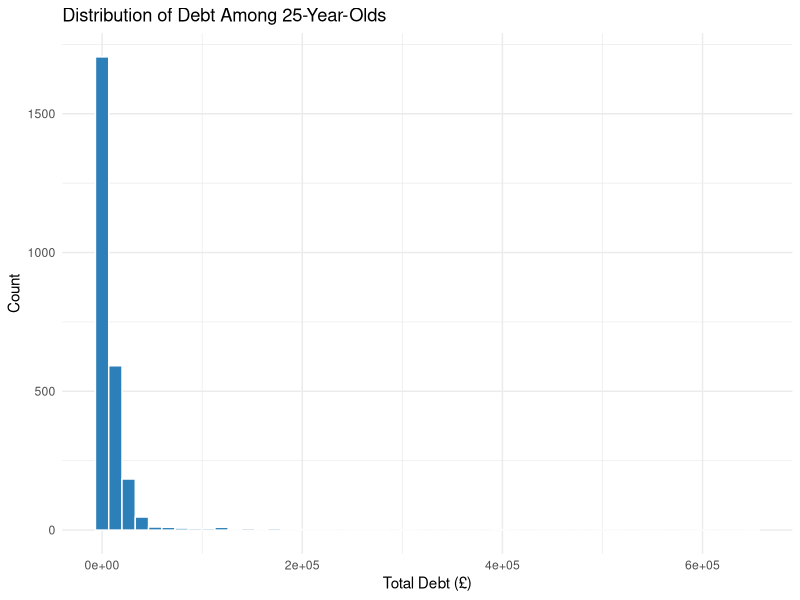
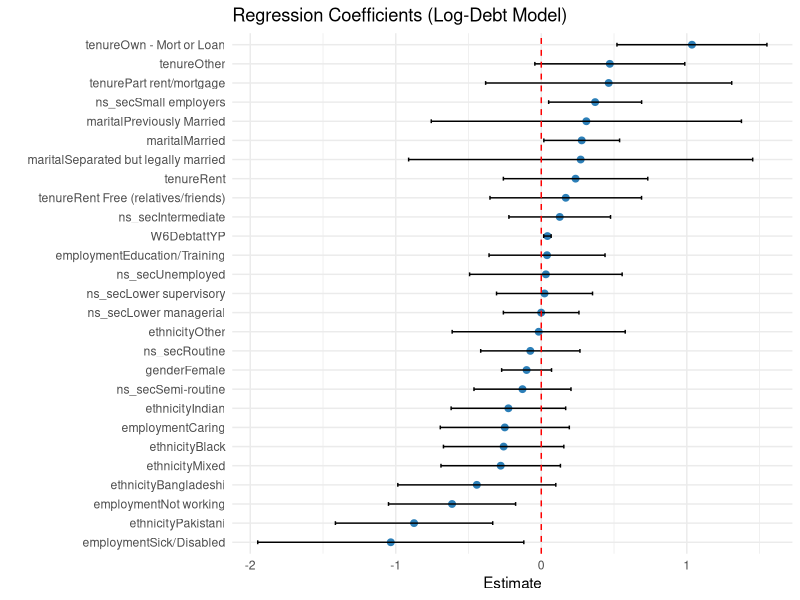
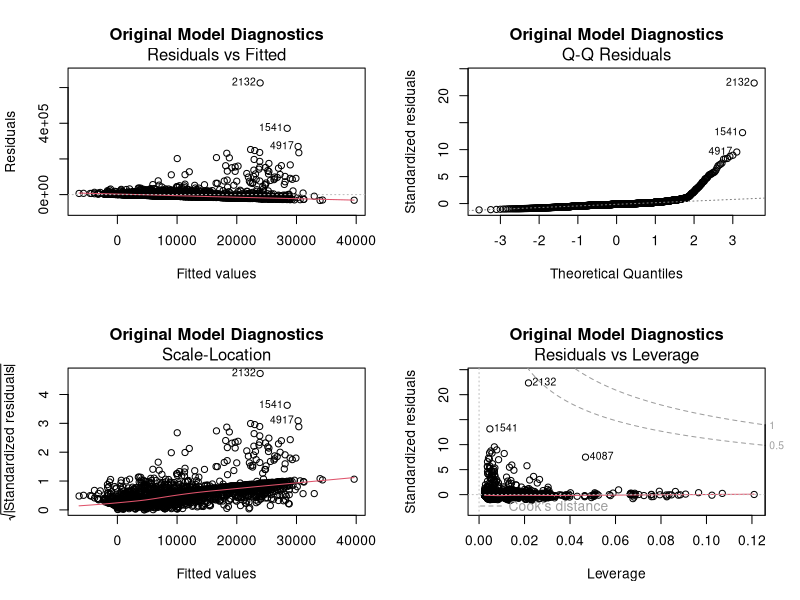
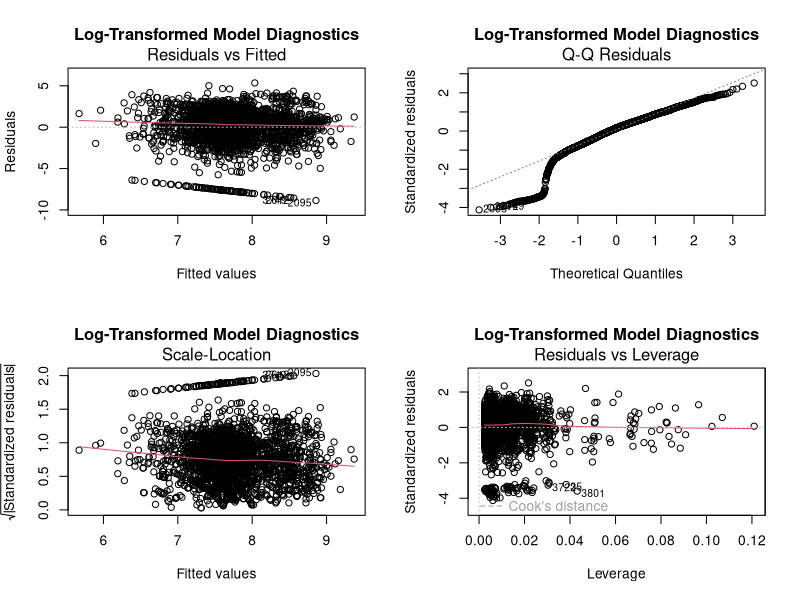
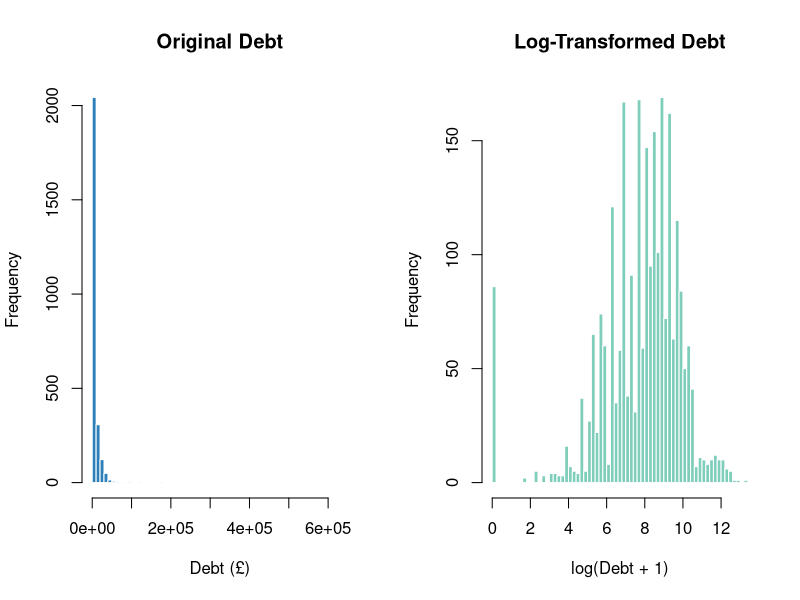

Write R code to recreate these figures, in order.
## ---- chunk 1
library(ggplot2)
library(broom)
library(dplyr)
## ---- chunk 2
d <- read.csv("ST447_Data.csv")
## ---- chunk 3
summary(d$W8QDEB2)

# Remove NAs and filter for non-negative values
debt <- d$W8QDEB2[!is.na(d$W8QDEB2) & d$W8QDEB2 >= 0]
summary(debt)
length(debt)
## ---- chunk 4
invalid_counts <- data.frame(
  Variable = c("Marital Status", "Employment", "Gender", "Tenure",
                "NS-SEC Class", "Ethnic Group", "Debt Attitude"),
  Invalid_Values = c(
    sum(d$W8DMARSTAT < 0),
    sum(d$W8DACTIVITYC < 0),
    sum(d$W8CMSEX < 0),
    sum(d$W8TENURE < 0),
    sum(d$W1nssecfam < 0),
    sum(d$W1ethgrpYP < 0),
    sum(d$W6DebtattYP < 0)
  )
)
invalid_counts
## ---- chunk 5
debt_valid <- d[d$W8QDEB2 >= 0, ]
n_valid_debt <- nrow(debt_valid)

reg_data <- d[d$W8QDEB2 >= 0 & 
              d$W8DMARSTAT >= 0 & 
              d$W8DACTIVITYC >= 0 & 
              d$W8CMSEX >= 0 & 
              d$W8TENURE >= 0 &
              d$W1nssecfam >= 0 &
              d$W1ethgrpYP >= 0 &
              d$W6DebtattYP >= 0, ]

n_sample <- nrow(reg_data)

cat("Valid debt observations:", n_valid_debt, "\n")
cat("Final analysis sample:", n_sample, "\n")
cat("Percentage retained:", round(n_sample / n_valid_debt * 100, 1), "%\n")
## ---- chunk 6
# Group activity codes into meaningful employment categories (per LSYPE codebook)
reg_data$employment <- NA
reg_data$employment[reg_data$W8DACTIVITYC %in% c(1, 2)] <- "Employed"
reg_data$employment[reg_data$W8DACTIVITYC %in% c(5, 6, 7)] <- "Education/Training"
reg_data$employment[reg_data$W8DACTIVITYC %in% c(3, 4)] <- "Not working"
reg_data$employment[reg_data$W8DACTIVITYC == 8] <- "Sick/Disabled"
reg_data$employment[reg_data$W8DACTIVITYC == 9] <- "Caring"

reg_data$employment <- factor(reg_data$employment)
reg_data$employment <- relevel(reg_data$employment, ref = "Employed")
## ---- chunk 7
reg_data$gender <- factor(reg_data$W8CMSEX,
                          levels = c(1, 2),
                          labels = c("Male", "Female"))

reg_data$tenure <- NA
reg_data$tenure[reg_data$W8TENURE == 1] <- "Own - Outright"
reg_data$tenure[reg_data$W8TENURE == 2] <- "Own - Mort or Loan"
reg_data$tenure[reg_data$W8TENURE == 3] <- "Part rent/mortgage"
reg_data$tenure[reg_data$W8TENURE == 4] <- "Rent"
reg_data$tenure[reg_data$W8TENURE == 5] <- "Rent Free (relatives/friends)"
reg_data$tenure[reg_data$W8TENURE %in% c(6, 7)] <- "Other"

reg_data$tenure <- factor(reg_data$tenure)
reg_data$tenure <- relevel(reg_data$tenure, ref = "Own - Outright")
## ---- chunk 8
reg_data$marital <- NA
reg_data$marital[reg_data$W8DMARSTAT == 1] <- "Single"
reg_data$marital[reg_data$W8DMARSTAT == 2] <- "Married"
reg_data$marital[reg_data$W8DMARSTAT == 3] <- "Separated but legally married"
reg_data$marital[reg_data$W8DMARSTAT %in% c(4, 5)] <- "Previously Married"

reg_data$marital <- factor(reg_data$marital)
reg_data$marital <- relevel(reg_data$marital, ref = "Single")
## ---- chunk 9
reg_data$ns_sec <- NA
reg_data$ns_sec[reg_data$W1nssecfam == 1] <- "Higher managerial"
reg_data$ns_sec[reg_data$W1nssecfam == 2] <- "Lower managerial"
reg_data$ns_sec[reg_data$W1nssecfam == 3] <- "Intermediate"
reg_data$ns_sec[reg_data$W1nssecfam == 4] <- "Small employers"
reg_data$ns_sec[reg_data$W1nssecfam == 5] <- "Lower supervisory"
reg_data$ns_sec[reg_data$W1nssecfam == 6] <- "Semi-routine"
reg_data$ns_sec[reg_data$W1nssecfam == 7] <- "Routine"
reg_data$ns_sec[reg_data$W1nssecfam == 8] <- "Unemployed"

reg_data$ns_sec <- factor(reg_data$ns_sec)
reg_data$ns_sec <- relevel(reg_data$ns_sec, ref = "Higher managerial")
## ---- chunk 10
reg_data$ethnicity <- NA
reg_data$ethnicity[reg_data$W1ethgrpYP == 1] <- "White"
reg_data$ethnicity[reg_data$W1ethgrpYP == 2] <- "Mixed"
reg_data$ethnicity[reg_data$W1ethgrpYP == 3] <- "Indian"
reg_data$ethnicity[reg_data$W1ethgrpYP == 4] <- "Pakistani"
reg_data$ethnicity[reg_data$W1ethgrpYP == 5] <- "Bangladeshi"
reg_data$ethnicity[reg_data$W1ethgrpYP %in% c(6, 7)] <- "Black"
reg_data$ethnicity[reg_data$W1ethgrpYP == 8] <- "Other"

reg_data$ethnicity <- factor(reg_data$ethnicity)
reg_data$ethnicity <- relevel(reg_data$ethnicity, ref = "White")
## ---- chunk 11
summary(reg_data$W8QDEB2)
cat("Zero debt:", round(sum(reg_data$W8QDEB2 == 0) / n_sample * 100, 2), "%\n")
## ---- chunk 12
ggplot(reg_data, aes(x = W8QDEB2)) +
  geom_histogram(bins = 50, fill = "#2c7fb8", color = "white") +
  labs(title = "Distribution of Debt Among 25-Year-Olds",
       x = "Total Debt (£)", y = "Count") +
  theme_minimal()
## ---- chunk 13
cat("Single:", round(sum(reg_data$marital == "Single", na.rm = TRUE) / n_sample * 100, 1), "%\n")
cat("Employed:", round(sum(reg_data$employment == "Employed", na.rm = TRUE) / n_sample * 100, 1), "%\n")
cat("Male:", round(sum(reg_data$gender == "Male", na.rm = TRUE) / n_sample * 100, 1), "%\n")
cat("Own outright:", round(sum(reg_data$tenure == "Own - Outright", na.rm = TRUE) / n_sample * 100, 1), "%\n")
cat("Higher managerial:", round(sum(reg_data$ns_sec == "Higher managerial", na.rm = TRUE) / n_sample * 100, 1), "%\n")
cat("White:", round(sum(reg_data$ethnicity == "White", na.rm = TRUE) / n_sample * 100, 1), "%\n")
## ---- chunk 14
model2 <- lm(W8QDEB2 ~ gender + marital + employment + tenure + ns_sec + ethnicity + W6DebtattYP, data = reg_data)
summary(model2)
## ---- chunk 15
reg_data$log_debt <- log(reg_data$W8QDEB2 + 1)
model3 <- lm(log_debt ~ gender + marital + employment + tenure + ns_sec + ethnicity + W6DebtattYP, data = reg_data)
summary(model3)
## ---- chunk 16
cat("Original model — Adj. R²:", round(summary(model2)$adj.r.squared, 4), "\n")
cat("Log model — Adj. R²:", round(summary(model3)$adj.r.squared, 4), "\n")
cat("Original model AIC:", round(AIC(model2), 1), "\n")
cat("Log model AIC:", round(AIC(model3), 1), "\n")
## ---- chunk 17
tidy(model3, conf.int = TRUE) %>%
  filter(term != "(Intercept)") %>%
  ggplot(aes(x = estimate, y = reorder(term, estimate))) +
  geom_point(color = "#2c7fb8", size = 2) +
  geom_errorbarh(aes(xmin = conf.low, xmax = conf.high), height = 0.2) +
  geom_vline(xintercept = 0, linetype = "dashed", color = "red") +
  labs(title = "Regression Coefficients (Log-Debt Model)",
       x = "Estimate", y = "") +
  theme_minimal()
## ---- chunk 18
par(mfrow = c(2, 2))
plot(model2, main = "Original Model Diagnostics")
## ---- chunk 19
par(mfrow = c(2, 2))
plot(model3, main = "Log-Transformed Model Diagnostics")
## ---- chunk 20
par(mfrow = c(1, 2))

hist(reg_data$W8QDEB2, breaks = 50, col = "#2c7fb8", border = "white",
     main = "Original Debt", xlab = "Debt (£)")

hist(reg_data$log_debt, breaks = 50, col = "#7fcdbb", border = "white",
     main = "Log-Transformed Debt", xlab = "log(Debt + 1)")

par(mfrow = c(1, 1))
